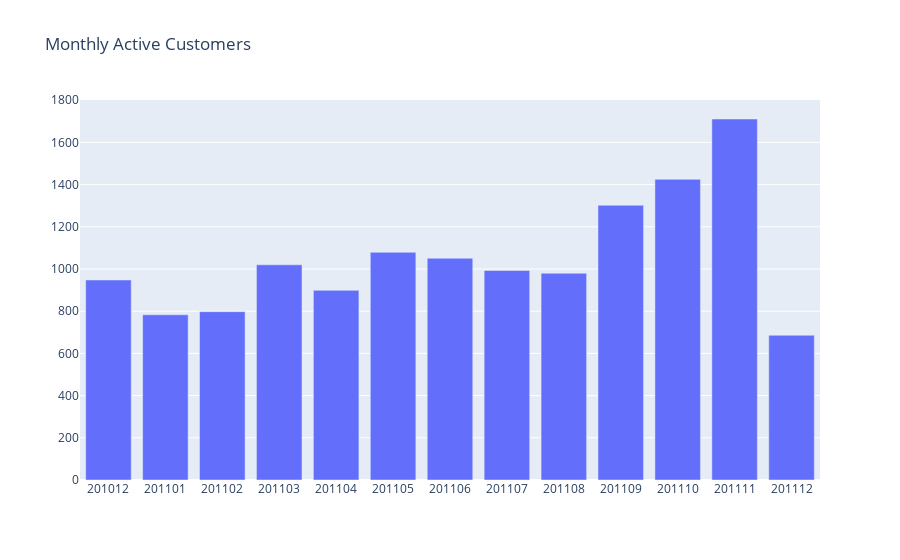

Notebook code for this chart:
### Code cell
#plotting the output
plot_data = [
    go.Bar(
        x=retail_monthly_active['InvoiceYearMonth'],
        y=retail_monthly_active['CustomerID'],
    )
]

plot_layout = go.Layout(
        xaxis={"type": "category"},
        title='Monthly Active Customers'
    )

fig = go.Figure(data=plot_data, layout=plot_layout)
pyoff.iplot(fig)

### Figure 1 — Plotly figure (JSON) as saved in the notebook; plotly's stock layout.template omitted (floating-point values rounded to 4 significant figures)
{"data": [{"type": "bar", "x": [201012, 201101, 201102, 201103, 201104, 201105, 201106, 201107, 201108, 201109, 201110, 201111, 201112], "y": [948, 783, 798, 1020, 899, 1079, 1051, 993, 980, 1302, 1425, 1711, 686]}], "layout": {"title": {"text": "Monthly Active Customers"}, "xaxis": {"type": "category"}}}
